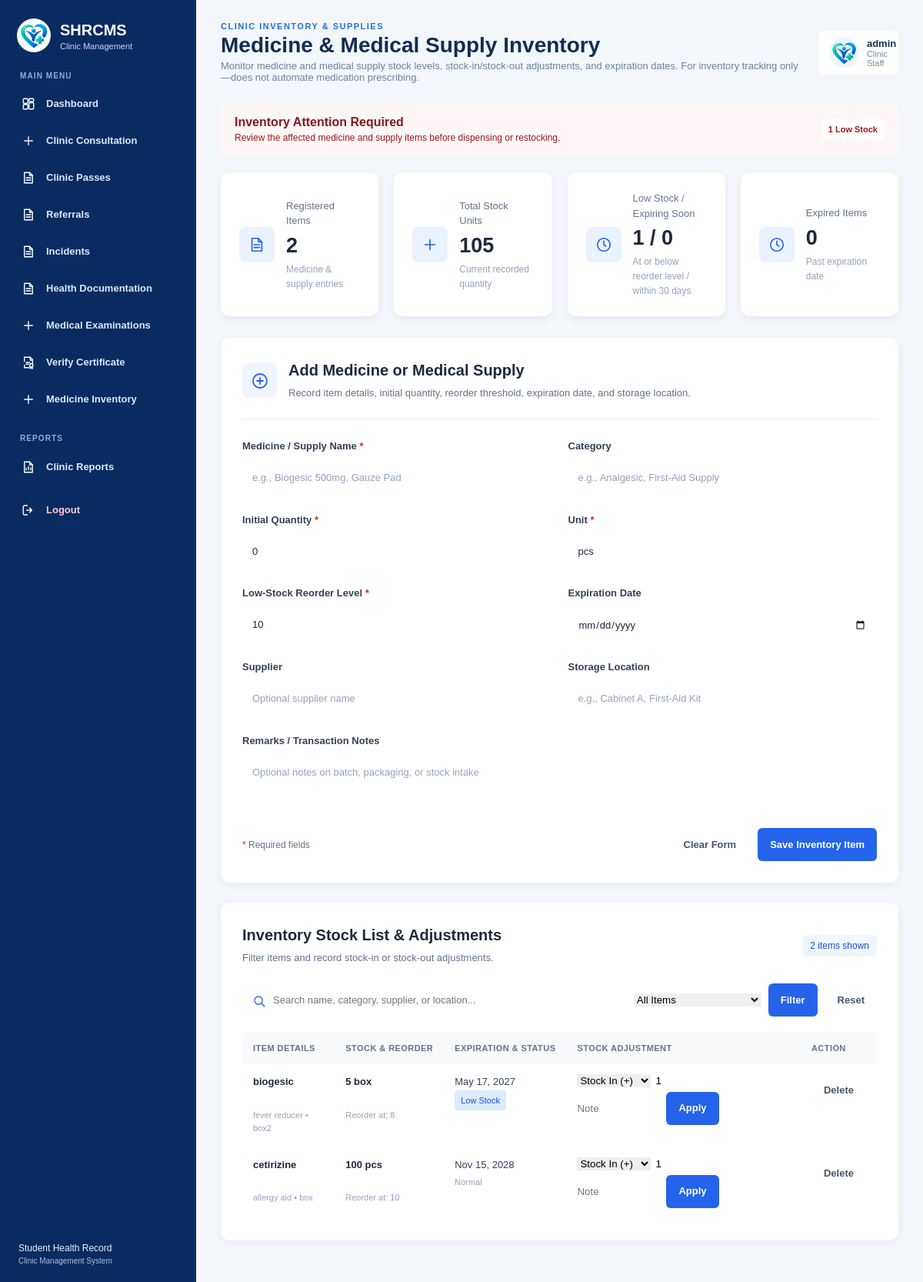
Before: /php/Staff_Dashboard/medicine_inventory.php (signed in) with the older database file.
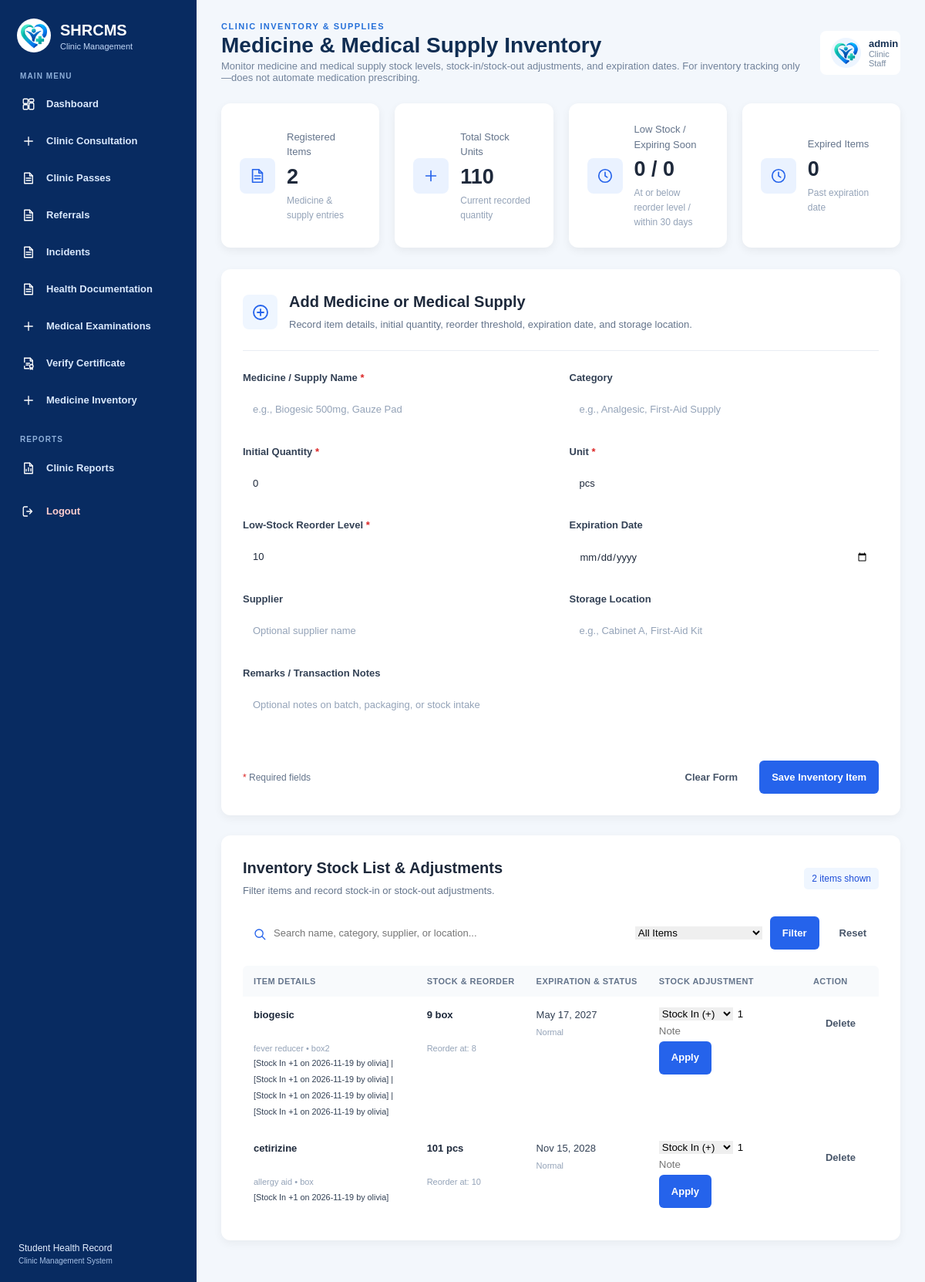
After: the same page with the newer database file.
### tables this page shows
CREATE TABLE `medicine_inventory` (
  `id` int NOT NULL,
  `medicine_name` varchar(150) NOT NULL,
  `category` varchar(100) DEFAULT NULL,
  `quantity` int NOT NULL DEFAULT '0',
  `unit` varchar(50) NOT NULL DEFAULT 'pcs',
  `reorder_level` int NOT NULL DEFAULT '10',
  `expiration_date` date DEFAULT NULL,
  `supplier` varchar(150) DEFAULT NULL,
  `storage_location` varchar(150) DEFAULT NULL,
  `remarks` text,
  `created_at` timestamp NOT NULL DEFAULT CURRENT_TIMESTAMP,
  `updated_at` timestamp NOT NULL DEFAULT CURRENT_TIMESTAMP ON UPDATE CURRENT_TIMESTAMP
);

### php/Staff_Dashboard/medicine_inventory.php (the view, shortened to what the changed rows need)
<?php
require_once __DIR__ . '/../db.php';
$conn->set_charset('utf8mb4');
function e($value): string
{
    return htmlspecialchars((string)($value ?? ''), ENT_QUOTES, 'UTF-8');
}
$message = trim((string)($_GET['message'] ?? ''));
$stats = [
    'total_items' => 0,
    'total_units' => 0,
    'low_stock' => 0,
    'expired' => 0,
    'expiring_soon' => 0
];
$medicines = [];
try {
    $statRes = $conn->query(
        'SELECT
            COUNT(*) AS total_items,
            COALESCE(SUM(quantity), 0) AS total_units,
            COALESCE(SUM(CASE WHEN quantity <= reorder_level THEN 1 ELSE 0 END), 0) AS low_stock,
            COALESCE(SUM(CASE WHEN expiration_date IS NOT NULL AND expiration_date < CURDATE() THEN 1 ELSE 0 END), 0) AS expired,
            COALESCE(SUM(CASE WHEN expiration_date IS NOT NULL AND expiration_date >= CURDATE() AND expiration_date <= DATE_ADD(CURDATE(), INTERVAL 30 DAY) THEN 1 ELSE 0 END), 0) AS expiring_soon
         FROM medicine_inventory'
    );
    $statRow = $statRes->fetch_assoc();
    $stats['total_items'] = (int)($statRow['total_items'] ?? 0);
    $stats['total_units'] = (int)($statRow['total_units'] ?? 0);
    $stats['low_stock'] = (int)($statRow['low_stock'] ?? 0);
    $stats['expired'] = (int)($statRow['expired'] ?? 0);
    $stats['expiring_soon'] = (int)($statRow['expiring_soon'] ?? 0);
    $sql = 'SELECT * FROM medicine_inventory WHERE 1=1';
    $sql .= ' ORDER BY medicine_name ASC, id DESC';
    $stmt = $conn->prepare($sql);
    $stmt->execute();
    $result = $stmt->get_result();
    while ($row = $result->fetch_assoc()) {
        $medicines[] = $row;
    }
} catch (Throwable $ex) {
    error_log('Medicine load error: ' . $ex->getMessage());
    $message = $message ?: 'Unable to load medicine and supply inventory.';
    $messageType = 'error';
}
$todayStr = date('Y-m-d');
$soonLimitStr = date('Y-m-d', strtotime('+30 days'));
?>
<!DOCTYPE html>
<html lang="en">
<head>
    <link rel="stylesheet" href="../../css/Shared/style.css?v=20261114-icons">
    <link rel="stylesheet" href="../../css/Staff/staff-dashboard.css?v=20261115-staff-admin-alignment">
    <link rel="stylesheet" href="../../css/Staff/consultation.css?v=20261114-icons">
</head>
<body class="staff-dashboard-body">
    <aside class="staff-sidebar">
        <a href="staff_dashboard.php" class="staff-brand">
            <div>
                <h2>SHRCMS</h2>
            </div>
        </a>
    </aside>
    <main class="staff-main">
        <header class="staff-header">
            <div>
                <h1>Medicine &amp; Medical Supply Inventory</h1>
            </div>
        </header>
        <?php if ($stats['low_stock'] > 0 || $stats['expiring_soon'] > 0 || $stats['expired'] > 0): ?>
            <section class="inventory-alert-panel" role="alert" aria-label="Inventory alerts">
                <div>
                    <strong>Inventory Attention Required</strong>
                    <p>Review the affected medicine and supply items before dispensing or restocking.</p>
                </div>
                <div class="inventory-alert-actions">
                    <?php if ($stats['low_stock'] > 0): ?>
                        <a href="medicine_inventory.php?status=low_stock"><?= number_format($stats['low_stock']) ?> Low Stock</a>
                    <?php endif; ?>
                </div>
            </section>
        <?php endif; ?>
        <section class="consultation-stats">
            <article class="consultation-stat">
                <div>
                    <h2><?= number_format($stats['total_items']) ?></h2>
                </div>
            </article>
            <article class="consultation-stat">
                <div>
                    <p>Total Stock Units</p>
                    <h2><?= number_format($stats['total_units']) ?></h2>
                    <small>Current recorded quantity</small>
                </div>
            </article>
            <article class="consultation-stat">
                <div>
                    <p>Low Stock / Expiring Soon</p>
                    <h2><?= number_format($stats['low_stock']) ?> / <?= number_format($stats['expiring_soon']) ?></h2>
                    <small>At or below reorder level / within 30 days</small>
                </div>
            </article>
            <article class="consultation-stat">
                <div>
                    <h2><?= number_format($stats['expired']) ?></h2>
                </div>
            </article>
        </section>
        <section class="consultation-panel">
            <div class="consultation-panel-heading">
                <div>
                    <h2>Add Medicine or Medical Supply</h2>
                </div>
            </div>
        </section>
        <section class="consultation-panel history-panel">
            <div class="consultation-panel-heading history-heading">
                <div>
                    <h2>Inventory Stock List &amp; Adjustments</h2>
                </div>
            </div>
            <div class="consultation-table-wrap">
                <table class="consultation-table">
                    <thead>
                        <tr>
                            <th>Item Details</th>
                            <th>Stock &amp; Reorder</th>
                            <th>Expiration &amp; Status</th>
                            <th>Stock Adjustment</th>
                            <th>Action</th>
                        </tr>
                    </thead>
                    <tbody>
                        <?php if (empty($medicines)): ?>
                            <tr>
                                <td colspan="5" class="consultation-empty">
                                    <strong>No inventory items found</strong>
                                    <p>Add a new medicine or supply above or adjust your filter.</p>
                                </td>
                            </tr>
                        <?php else: ?>
                            <?php foreach ($medicines as $item): ?>
                                <?php
                                $qty = (int)$item['quantity'];
                                $reorder = (int)$item['reorder_level'];
                                $exp = $item['expiration_date'] ?? '';
                                $isExpired = ($exp !== '' && $exp < $todayStr);
                                $isExpiringSoon = (!$isExpired && $exp !== '' && $exp <= $soonLimitStr);
                                $isLowStock = ($qty <= $reorder);
                                ?>
                                <tr>
                                    <td>
                                        <strong><?= e($item['medicine_name']) ?></strong><br>
                                        <small class="student-number">
                                            <?= e($item['category'] ?: 'Uncategorized') ?>
                                            <?= !empty($item['storage_location']) ? ' • ' . e($item['storage_location']) : '' ?>
                                        </small>
                                        <?php if (!empty($item['remarks'])): ?>
                                            <div class="remarks-cell"><small><?= e($item['remarks']) ?></small></div>
                                        <?php endif; ?>
                                    </td>
                                    <td>
                                        <strong><?= number_format($qty) ?> <?= e($item['unit'] ?: 'pcs') ?></strong><br>
                                        <small class="student-number">Reorder at: <?= number_format($reorder) ?></small>
                                    </td>
                                    <td>
                                        <div><?= $exp !== '' ? e(date('M d, Y', strtotime($exp))) : 'No expiry date' ?></div>
                                        <?php if ($isExpired): ?>
                                            <span class="reason-tag inventory-status-expired">Expired</span>
                                        <?php elseif ($isExpiringSoon): ?>
                                            <span class="reason-tag inventory-status-soon">Expiring Soon</span>
                                        <?php elseif ($isLowStock): ?>
                                            <span class="reason-tag inventory-status-low">Low Stock</span>
                                        <?php else: ?>
                                            <small class="student-number">Normal</small>
                                        <?php endif; ?>
                                    </td>
                                    <td>
                                        <form method="POST" action="medicine_inventory.php" style="display:flex; flex-wrap:wrap; gap:6px; align-items:center;">
                                            <select name="movement" aria-label="Stock movement">
                                                <option value="in">Stock In (+)</option>
                                            </select>
                                            <input type="number" name="adjust_qty" min="1" value="1" style="width:70px;" aria-label="Adjustment quantity">
                                            <input type="text" name="note" maxlength="120" placeholder="Note" style="width:110px;" aria-label="Adjustment note">
                                            <button type="submit" class="consultation-search-button">Apply</button>
                                        </form>
                                    </td>
                                    <td>
                                        <form method="POST" action="medicine_inventory.php" onsubmit="return confirm('Remove this inventory item?');">
                                            <button type="submit" class="consultation-reset">Delete</button>
                                        </form>
                                    </td>
                                </tr>
                            <?php endforeach; ?>
                        <?php endif; ?>
                    </tbody>
                </table>
            </div>
        </section>
    </main>
</body>
</html>

Changed rows visible on the page:
changed medicine_inventory "biogesic": remarks (not shown) → "[Stock In +1 on 2026-11-19 by olivia] | [Stock In +1 on 2026-11-19 by olivia] | [Stock In +1 on 2026-11-19 by olivia] | [Stock In +1 on 2026-11-19 by olivia]"; quantity "5" → "9"; quantity "Low Stock" → "Normal"
changed medicine_inventory "cetirizine": remarks (not shown) → "[Stock In +1 on 2026-11-19 by olivia]"; quantity "100" → "101"
Other visible differences:
$stats['total_units']: "105" → "110"
$stats['low_stock']: "1" → "0"
$stats['low_stock']: "1" → (not shown)
text no longer shown: "Inventory Attention Required Review the affected medicine and supply items before dispensing or restocking. Low Stock"
